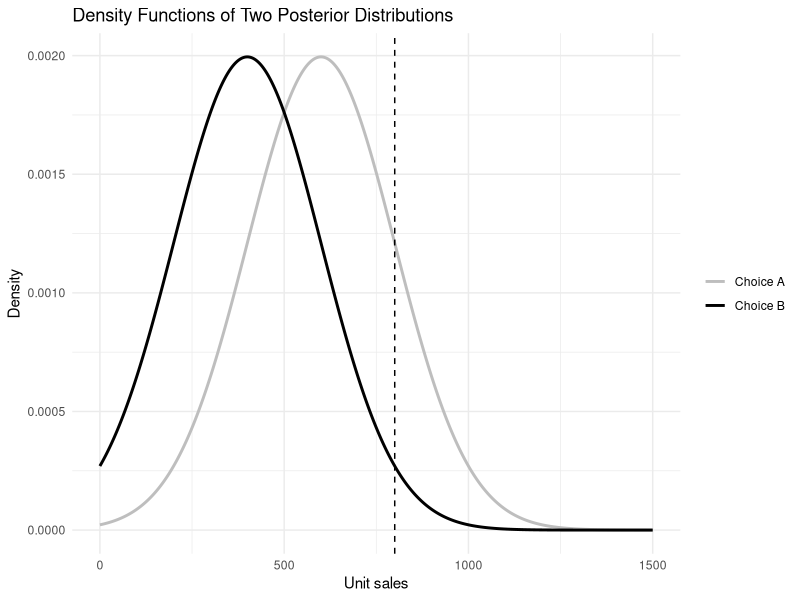
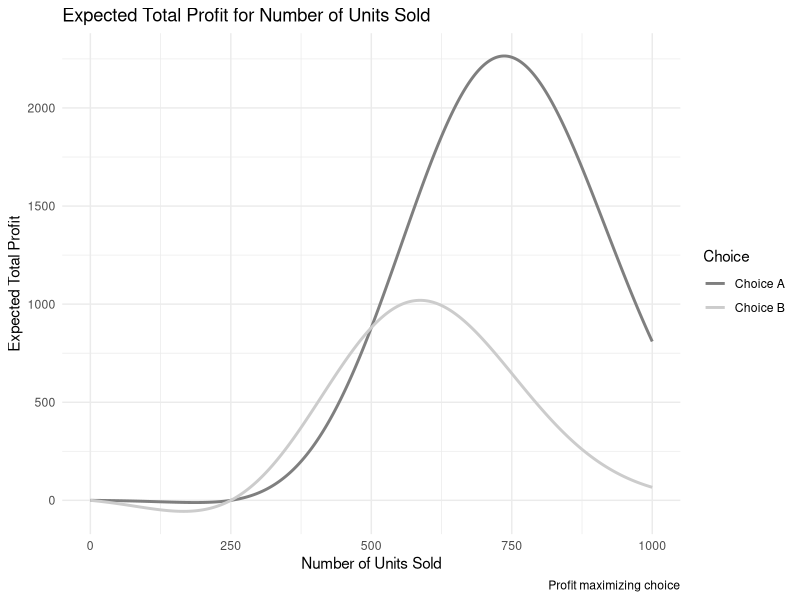

Recreate these plots in R, in order.
library(tidyverse)
library(ggplot2)

# Define the parameters for the two normal distributions
mean1 <- 600
sd1 <- 200
mean2 <- 400
sd2 <- 200


q_B <- qnorm(seq(0,1,.01), 
             mean =  mean2, sd = sd2)
sq <- seq(0,1,.01)
q_B <- cbind(sq,q_B) %>% 
  as.data.frame()  

# prob=.85 implies .15 in tail  



q_A <- qnorm(seq(0,1,.01), 
             mean =  mean1, sd = sd1)
q_A <- cbind(sq,q_A) %>% 
  as.data.frame()

## prob=.98 implies .02 in tail


# Create a sequence of x values
x <- seq(00, 1500, length.out = 1000)

# Calculate the density values for both distributions
density1 <- dnorm(x, 
                  mean = mean1,
                  sd = sd1)
density2 <- dnorm(x, 
                  mean = mean2, 
                  sd = sd2)

# Create a data frame to hold the values
df <- data.frame(x = c(x, x),
                 density = 
                   c(density1, density2),
                 group = 
                   factor(rep(c("Choice A", 
                                "Choice B"),
                              each = length(x))))

# Plot the density functions
ggplot(df, aes(x = x, y = density, color = group)) +
  geom_line(size = 1) +
  scale_color_manual(values = c("grey", "black")) +
  theme_minimal() +  
  geom_vline(xintercept = 800,
             linetype = "dashed") +
  labs(title = 
         "Density Functions of Two Posterior Distributions",
       x = "Unit sales",
       y = "Density") +
  theme(legend.title = element_blank()) + xlim(0,1500)  

#___________________________________________________



library(tidyverse)
library(ggplot2)

# Define the profit function
profit_function <- function(units) {
  profit <- 4 * units - 1000
  return(profit)
}

# Define the density functions for the two distributions
density_1 <- function(x) {
  dnorm(x, mean = 600, sd = 200)
}

density_2 <- function(x) {
  dnorm(x, mean = 400, sd = 200)
}

# Generate data for plotting
units_sold <- seq(0, 1000, by = 1)
profit_1 <- 
  density_1(units_sold) * 
  profit_function(units_sold) * units_sold
profit_2 <- 
  density_2(units_sold) * 
  profit_function(units_sold) * units_sold

# Create a data frame for ggplot
data <- data.frame(
  Units = rep(units_sold, 2),
  Profit = c(profit_1, profit_2),
  Choice = rep(c("Choice A", "Choice B"), 
               each = length(units_sold))
)

# Plot the data
ggplot(data, aes(x = Units, y = Profit, color = Choice)) +
  geom_line(lwd=1) +
  scale_color_manual(values = c("grey50", "grey80")) +
  labs(
    title = "Expected Total Profit for Number of Units Sold",
    x = "Number of Units Sold",
    y = "Expected Total Profit",
    caption = "Profit maximizing choice"
  ) +
  theme_minimal()


